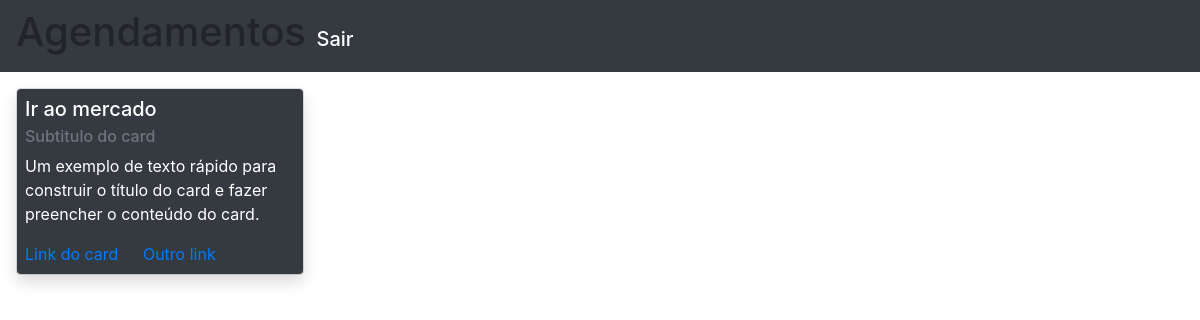
The page /agenda/ (signed in) on the database as committed earlier.
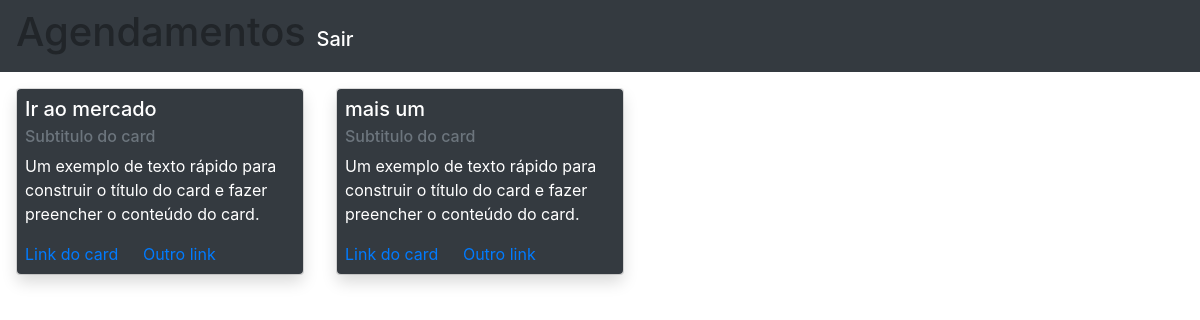
The same page on the database as committed later.
### core/models.py (models this page shows, shortened)
class Evento(models.Model):
    titulo = models.CharField(max_length=100)
    descricao = models.TextField(blank=True, null=True)
    data_evento = models.DateTimeField(verbose_name='Data do evento')
    data_criacao = models.DateTimeField(auto_now=True)
    usuario = models.ForeignKey(User, on_delete=models.CASCADE)
    class Meta:
        db_table = 'evento'

### core/views.py (the view)
# urls.py: path('agenda/', views.inicio),
@login_required(login_url='/login/')
def inicio(request):
    usuario = request.user
    eventos = Evento.objects.filter(usuario=usuario)
    dados = {'eventos':eventos}
    return render(request, "agenda.html", dados)

### templates/agenda.html (shortened to what this page needs)
<!DOCTYPE html>
<html lang="pt-BR">
<head>
    <link rel="stylesheet" href="https://stackpath.bootstrapcdn.com/bootstrap/4.1.3/css/bootstrap.min.css">
</head>
<body>
    <nav class="navbar navbar-dark bg-dark">
        <h1>Agendamentos <a class="navbar-brand" href="/logout">Sair</a></h1>
    </nav>
    <div class="d-flex">
        {% for evento in eventos %}
            <div class="card m-3" style="width: 18rem;">
                <div class="card-body d-inline p-2 bg-dark text-white rounded shadow">
                    <h5 class="card-title">{{evento.titulo}}</h5>
                    <h6 class="card-subtitle mb-2 text-muted">Subtitulo do card</h6>
                    <p class="card-text">Um exemplo de texto rápido para construir o título do card e fazer preencher o
                        conteúdo do card.</p>
                    <a href="#" class="card-link">Link do card</a>
                    <a href="#" class="card-link">Outro link</a>
                </div>
            </div>
        {% endfor %}
        </div>
</body>
</html>

Rows that differ between the two databases and show on the page:
added Evento: titulo "mais um"
